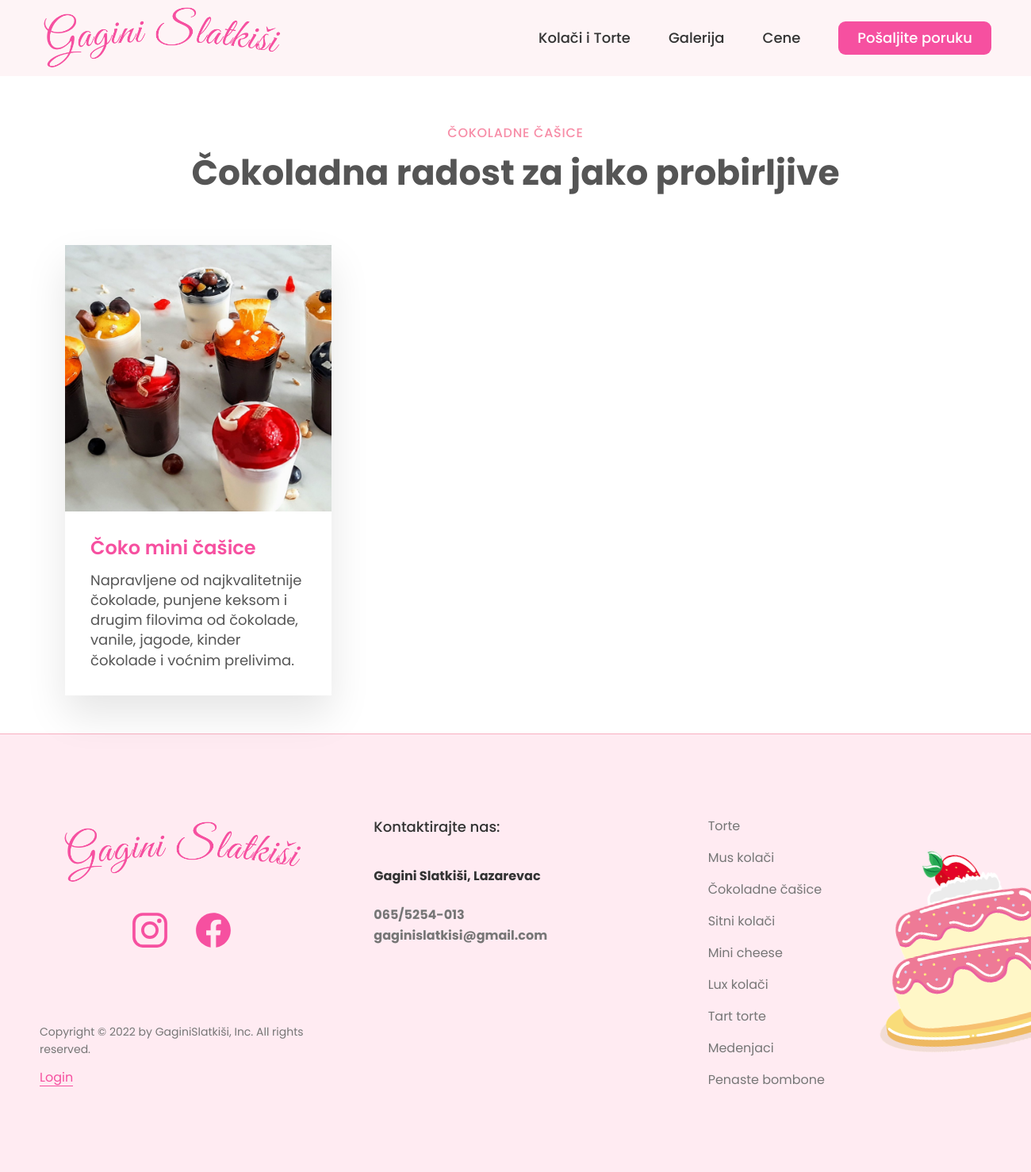
The app's page /section/Casice with its own data.
### main.py (models this page shows)
class Casice(db.Model):
    id = db.Column(db.Integer, primary_key=True)
    sweetie_name = db.Column(db.String(250), nullable=False)
    description_text = db.Column(db.Text, nullable=False)
    sweetie_img = db.Column(db.String(250), nullable=False)

### main.py (the view)
@app.route('/section/<sweetie>', methods=["POST", "GET"])
def section(sweetie):
  form = SweetieAddForm()
  if sweetie == "Torte":
    subheading = "Torte"
    secondary_heading = "Torte za sve prilike i događaje"
    all_sweeties = db.session.query(Torte).all()
    SweetieHandle.sweetie_handle(Torte, form)
  elif sweetie == "Mus":
    subheading = "Mus Kolači"
    secondary_heading = "Kolači sa filom za svačiji ukus"
    all_sweeties = db.session.query(Mus).all()
    SweetieHandle.sweetie_handle(Mus, form)
  elif sweetie == "Casice":
    subheading = "Čokoladne Čašice"
    secondary_heading = "Čokoladna radost za jako probirljive"
    all_sweeties = db.session.query(Casice).all()
    SweetieHandle.sweetie_handle(Casice, form)
  elif sweetie == "Sitni":
    subheading = "Sitni Kolači"
    secondary_heading = "Kolači idealni za sve"
    all_sweeties = db.session.query(Sitni).all()
    SweetieHandle.sweetie_handle(Sitni, form)
  elif sweetie == "Mini":
    subheading = "Mini Cheese"
    secondary_heading = "Osvežavajući mini zalogaji"
    all_sweeties = db.session.query(Mini).all()
    SweetieHandle.sweetie_handle(Mini, form)
  elif sweetie == "Lux":
    subheading = "Lux kolači"
    secondary_heading = "Želite najbolje za sebe?! Na pravom ste mestu!"
    all_sweeties = db.session.query(Lux).all()
    SweetieHandle.sweetie_handle(Lux, form)
  elif sweetie == "Tart":
    subheading = "Tart Torte"
    secondary_heading = "Torte za sladokusce kojima nikad nije dovoljno fila"
    all_sweeties = db.session.query(Tart).all()
    SweetieHandle.sweetie_handle(Tart, form)
  elif sweetie == "Medenjaci":
    subheading = "Medenjaci"
    secondary_heading = "Ukrasite Vašu svakodnevnicu sa neobičnim medenjacima"
    all_sweeties = db.session.query(Medenjaci).all()
    SweetieHandle.sweetie_handle(Medenjaci, form)
  elif sweetie == "Bombone":
    subheading = "Bombone"
    secondary_heading = "Penaste bombone za radost najmlađih"
    all_sweeties = db.session.query(Bombone).all()
    SweetieHandle.sweetie_handle(Bombone, form)
  return render_template("section.html", form=form, all_sweeties=all_sweeties, sweetie = sweetie, subheading = subheading, secondary_heading = secondary_heading, admin=current_user)

### main.py (called while the page is built)
  def sweetie_handle(type_of_sweetie, form):
    if form.validate_on_submit():
      if request.files:
        image = request.files["sweetie-img"]
        image.save(os.path.join(app.config["IMAGE_UPLOADS"], image.filename))
      new_sweetie = type_of_sweetie(sweetie_name = form.sweetie_name_form.data, description_text = form.description_text_form.data, sweetie_img = image.filename)
      db.session.add(new_sweetie)
      db.session.commit()

### templates/section.html (shortened to what this page needs)
{% block content %}
{% include "nav.html" %}
<body class = "margin-sticky">
    <main>
      <div class="container center-text sweetie-subheading">
        <span class="subheading">{{ subheading }}</span>
        <h3 class="heading-sweete">
          {{ secondary_heading }}
        </h3>
      </div>
      <div class="container grid grid--3-cols margin-bottom-md">
        {% for sweeties in all_sweeties %}
        <div class="slatkis-ingredients">
          <img
            src="../static/img/uploads/{{ sweeties.sweetie_img }}"
            alt="Slika čokoladne torte, ukrašena sa jagodama."
            class="ingredients-img"
          />
          <div class="ingredients-content">
            <p class="ingredients-title">{{sweeties.sweetie_name}}</p>
            <ul class="ingredients-attributes">
              <li class="ingredients-attribute">
                <span>{{ sweeties.description_text }}</span>
              </li>
            </ul>
          </div>
        </div>
        {% endfor %}
      </div>
    </main>
  </body>
</html>
 {% include "footer.html"%} {% endblock %}

### static/css/general.css (style rules this page uses)
* { padding: 0; margin: 0; box-sizing: border-box; }
html { font-size: 62.5%; overflow-x: hidden; }
body { font-family: "Poppins", sans-serif; line-height: 1; font-weight: 400; color: #555; overflow-x: hidden; }
.container { max-width: 120rem; margin: 0 auto; padding: 0 3.2rem; }
.grid { display: grid; column-gap: 6.4rem; row-gap: 9.6rem; }
.grid--3-cols { grid-template-columns: repeat(3, 1fr); }
.heading-sweete { font-size: 4.4rem; line-height: 1.2; margin-bottom: 6.4rem; }
.subheading { display: block; font-size: 1.6rem; font-weight: 500; color: #f78da7; text-transform: uppercase; margin-bottom: 1.6rem; letter-spacing: 0.75px; }
.margin-bottom-md { margin-bottom: 4.8rem !important; }
.center-text { text-align: center; }
.sweetie-subheading { padding: 6.4rem 0 0 0; }

### static/css/styles.css (style rules this page uses)
.slatkis-ingredients { box-shadow: 0 2.4rem 4.8rem rgba(0, 0, 0, 0.1); overflow: hidden; }
.ingredients-content { padding: 3.2rem 3.2rem 3.2rem 3.2rem; }
.ingredients-title { font-size: 2.4rem; color: #f650a0; font-weight: 600; margin-bottom: 1.6rem; }
.ingredients-attributes { display: flex; list-style: none; flex-direction: column; gap: 1.8rem; }
.ingredients-attribute { display: flex; align-items: center; font-size: 1.8rem; line-height: 1.4; gap: 1.6rem; }
.ingredients-img { width: 100%; }

### records on screen
Casice: sweetie_img (picture), sweetie_name "Čoko mini čašice", description_text "Napravljene od najkvalitetnije čokolade, punjene keksom i drugim filovima od čokolade, vanile, jagode, kinder čokolade i voćnim prelivima."

### other values on screen
{{ subheading }} "ČOKOLADNE ČAŠICE"
{{ secondary_heading }} "Čokoladna radost za jako probirljive"
